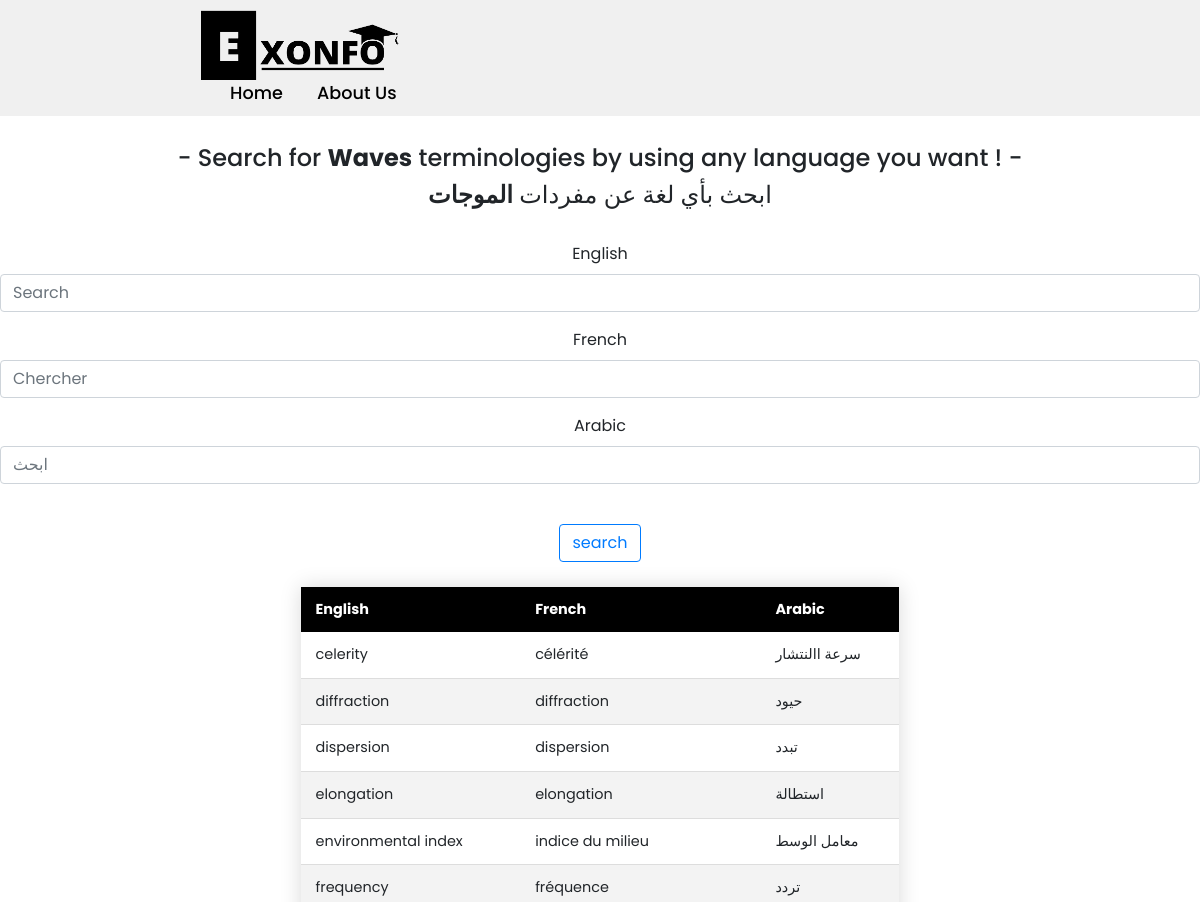
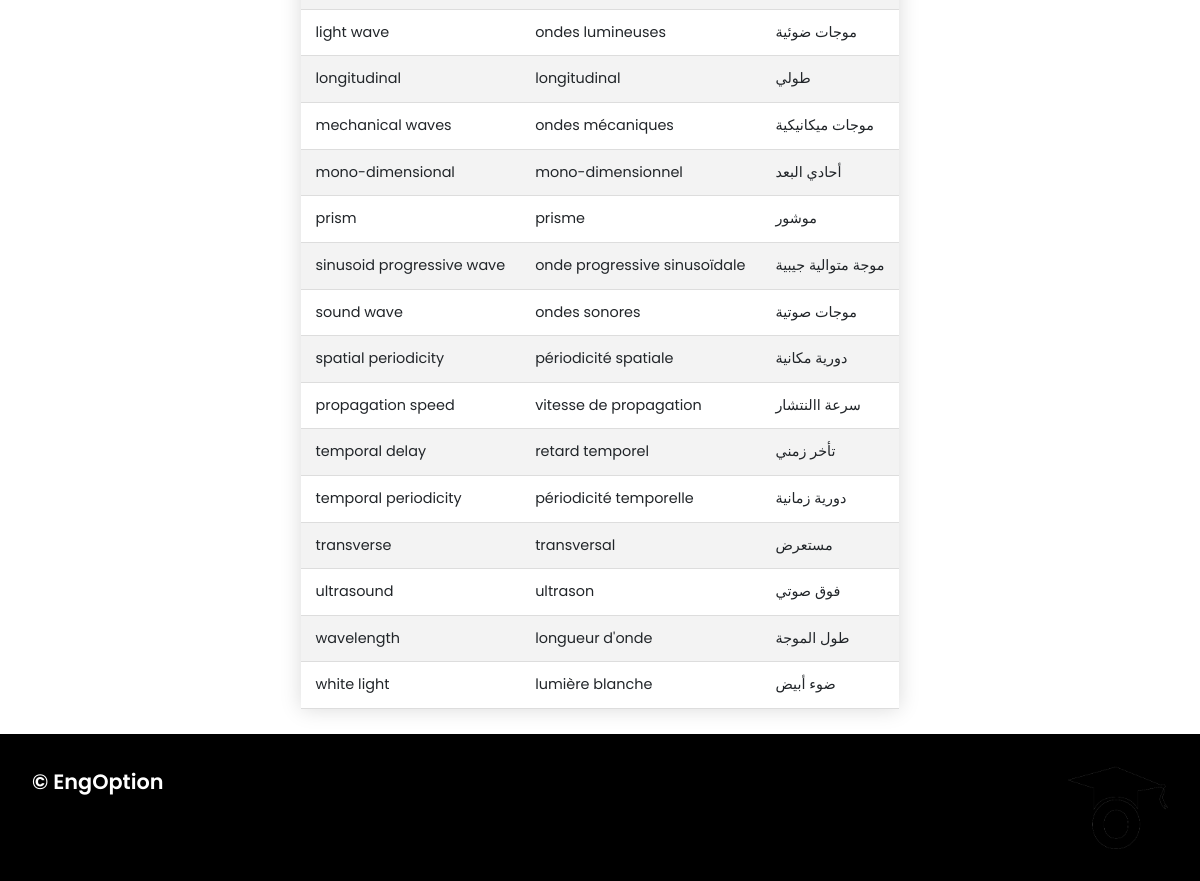
Page /pc/waves/ on the committed database (2 pictures, top to bottom).
### app/models.py (models this page shows, shortened)
class PCWord(models.Model):
    fields = [
        ('General','General'),
        ('Electricity','Electricity'),
        ('Optics','Optics'),
        ('Waves','Waves'),
        ('Nuclear transformation','Nuclear transformation'),
        ('Matter','Matter'),
        ('Measurements in chemistry','Measurements in chemistry'),
        ('Mechanics','Mechanics'),
        ('Chemical reactions','Chemical reactions'),
        ('Organic chemistry','Organic chemistry'),
    ]
    english = models.CharField(max_length=100)
    french = models.CharField(max_length=100)
    arabic = models.CharField(max_length=100)
    field = models.CharField(max_length=100,null=True,blank=True,choices=fields)

### app/views.py (the view)
# urls.py: path('pc/waves/',pc_waves,name="waves"),
def pc_waves(request):
    waves_words = PCWord.objects.all().filter(field='Waves')
    filter = OrderFilter(request.GET,queryset=waves_words)
    waves_words = filter.qs
    context = {
        'waves_words':waves_words,
        'filter':filter,
    }
    return render(request,'pc/waves.html',context)

### app/templates/pc/waves.html (shortened to what this page needs)
{% extends 'base.html' %}
{% load static %}
{% block body %}
<br>
<br>
<br>
<br>
<br>
<br>
<center>
    <h4>- Search for <b>Waves</b> terminologies by using any language you want ! -</h4>
    <h4> ابحث بأي لغة عن مفردات <b> الموجات </b></h4>
    <br>
    {% include 'search.html' %}
<table class="styled-table">
    <thead>
        <tr>
            <th>English</th>
            <th>French</th>
            <th>Arabic</th>
        </tr>
    </thead>
    <tbody>
        {% for word in waves_words %}
        <tr>
            <td>{{word.english}}</td>
            <td>{{word.french}}</td>
            <td>{{word.arabic}}</td>
        </tr>
        {% endfor %}
    </tbody>
</table>
</center>
{% endblock %}

### static/css/style.css (style rules this page uses)
* { font-family: 'Poppins', sans-serif; margin: 0; padding: 0; box-sizing: border-box; scroll-behavior: smooth; }

### app/templates/pc/waves.html (style rules this page uses)
.styled-table { border-collapse: collapse; margin: 25px 0; font-size: 0.9em; font-family: sans-serif; min-width: 400px; box-shadow: 0 0 20px rgba(0, 0, 0, 0.15); }
.styled-table thead tr { background-color: black; color: #ffffff; text-align: left; }
.styled-table th, .styled-table td { padding: 12px 15px; }
.styled-table tbody tr { border-bottom: 1px solid #dddddd; }
.styled-table tbody tr:nth-of-type(even) { background-color: #f3f3f3; }

### rows in the picture
PCWord: english "celerity", french "célérité", arabic "سرعة االنتشار"
PCWord: english "diffraction", french "diffraction", arabic "حيود"
PCWord: english "dispersion", french "dispersion", arabic "تبدد"
PCWord: english "elongation", french "elongation", arabic "استطالة"
PCWord: english "environmental index", french "indice du milieu", arabic "معامل الوسط"
PCWord: english "frequency", french "fréquence", arabic "تردد"
PCWord: english "light wave", french "ondes lumineuses", arabic "موجات ضوئية"
PCWord: english "longitudinal", french "longitudinal", arabic "طولي"
PCWord: english "mechanical waves", french "ondes mécaniques", arabic "موجات ميكانيكية"
PCWord: english "mono-dimensional", french "mono-dimensionnel", arabic "أحادي البعد"
PCWord: english "prism", french "prisme", arabic "موشور"
PCWord: english "sinusoid progressive wave", french "onde progressive sinusoïdale", arabic "موجة متوالية جيبية"
PCWord: english "sound wave", french "ondes sonores", arabic "موجات صوتية"
PCWord: english "spatial periodicity", french "périodicité spatiale", arabic "دورية مكانية"
PCWord: english "propagation speed", french "vitesse de propagation", arabic "سرعة االنتشار"
PCWord: english "temporal delay", french "retard temporel", arabic "تأخر زمني"
PCWord: english "temporal periodicity", french "périodicité temporelle", arabic "دورية زمانية"
PCWord: english "transverse", french "transversal", arabic "مستعرض"
PCWord: english "ultrasound", french "ultrason", arabic "فوق صوتي"
PCWord: english "wavelength", french "longueur d'onde", arabic "طول الموجة"
PCWord: english "white light", french "lumière blanche", arabic "ضوء أبيض"
